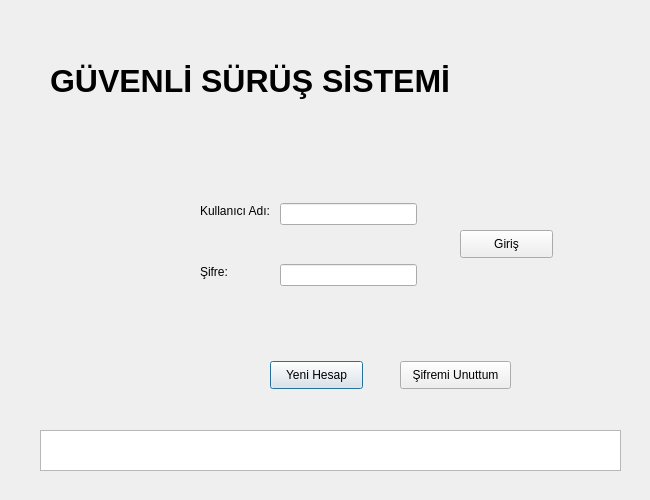
<?xml version="1.0" encoding="UTF-8"?>
<ui version="4.0">
 <class>Dialog</class>
 <widget class="QDialog" name="Dialog">
  <property name="geometry">
   <rect>
    <x>0</x>
    <y>0</y>
    <width>650</width>
    <height>500</height>
   </rect>
  </property>
  <property name="windowTitle">
   <string>Dialog</string>
  </property>
  <property name="autoFillBackground">
   <bool>false</bool>
  </property>
  <property name="styleSheet">
   <string notr="true"/>
  </property>
  <widget class="QTextBrowser" name="textBrowser">
   <property name="geometry">
    <rect>
     <x>40</x>
     <y>430</y>
     <width>581</width>
     <height>41</height>
    </rect>
   </property>
  </widget>
  <widget class="QLabel" name="label">
   <property name="geometry">
    <rect>
     <x>50</x>
     <y>20</y>
     <width>531</width>
     <height>121</height>
    </rect>
   </property>
   <property name="font">
    <font>
     <pointsize>24</pointsize>
     <weight>75</weight>
     <bold>true</bold>
    </font>
   </property>
   <property name="text">
    <string>GÜVENLİ SÜRÜŞ SİSTEMİ</string>
   </property>
  </widget>
  <widget class="QLineEdit" name="Sifre_Line">
   <property name="geometry">
    <rect>
     <x>280</x>
     <y>264</y>
     <width>137</width>
     <height>22</height>
    </rect>
   </property>
  </widget>
  <widget class="QLabel" name="Kullanici_Adi">
   <property name="geometry">
    <rect>
     <x>200</x>
     <y>203</y>
     <width>73</width>
     <height>16</height>
    </rect>
   </property>
   <property name="text">
    <string>Kullanıcı Adı:</string>
   </property>
  </widget>
  <widget class="QLabel" name="Sifre">
   <property name="geometry">
    <rect>
     <x>200</x>
     <y>264</y>
     <width>32</width>
     <height>16</height>
    </rect>
   </property>
   <property name="text">
    <string>Şifre:</string>
   </property>
  </widget>
  <widget class="QLineEdit" name="Kullanici_Adi_Line">
   <property name="geometry">
    <rect>
     <x>280</x>
     <y>203</y>
     <width>137</width>
     <height>22</height>
    </rect>
   </property>
   <property name="text">
    <string/>
   </property>
  </widget>
  <widget class="QPushButton" name="Yeni_Kayit">
   <property name="geometry">
    <rect>
     <x>270</x>
     <y>361</y>
     <width>93</width>
     <height>28</height>
    </rect>
   </property>
   <property name="text">
    <string>Yeni Hesap</string>
   </property>
  </widget>
  <widget class="QPushButton" name="Giris">
   <property name="geometry">
    <rect>
     <x>460</x>
     <y>230</y>
     <width>93</width>
     <height>28</height>
    </rect>
   </property>
   <property name="text">
    <string>Giriş</string>
   </property>
  </widget>
  <widget class="QPushButton" name="pushButton">
   <property name="geometry">
    <rect>
     <x>400</x>
     <y>361</y>
     <width>111</width>
     <height>28</height>
    </rect>
   </property>
   <property name="text">
    <string>Şifremi Unuttum</string>
   </property>
  </widget>
 </widget>
 <resources/>
 <connections/>
</ui>
